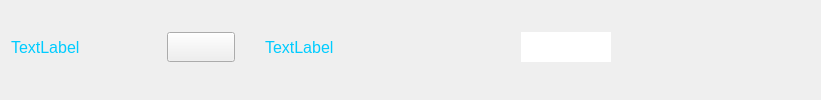
      <widget class="QWidget" name="ScreenSaver" native="true">
       <property name="sizePolicy">
        <sizepolicy hsizetype="Preferred" vsizetype="Preferred">
         <horstretch>0</horstretch>
         <verstretch>0</verstretch>
        </sizepolicy>
       </property>
       <property name="minimumSize">
        <size>
         <width>0</width>
         <height>0</height>
        </size>
       </property>
       <property name="maximumSize">
        <size>
         <width>16777215</width>
         <height>16777215</height>
        </size>
       </property>
       <property name="styleSheet">
        <string notr="true">QWidget#ScreenSaver{
color: rgb(255, 255, 255);
border-bottom:1px solid #01ADDE;
border-right:1px solid #01ADDE;
border-left:1px solid #01ADDE;
border-radius:opx;font:13pt;
}</string>
       </property>
       <layout class="QHBoxLayout" name="horizontalLayout_17">
        <property name="spacing">
         <number>30</number>
        </property>
        <property name="topMargin">
         <number>5</number>
        </property>
        <item>
         <layout class="QHBoxLayout" name="horizontalLayout">
          <property name="spacing">
           <number>6</number>
          </property>
          <item>
           <widget class="QLabel" name="lblScrSaverName">
            <property name="minimumSize">
             <size>
              <width>150</width>
              <height>30</height>
             </size>
            </property>
            <property name="maximumSize">
             <size>
              <width>16777215</width>
              <height>30</height>
             </size>
            </property>
            <property name="font">
             <font>
              <pointsize>12</pointsize>
             </font>
            </property>
            <property name="styleSheet">
             <string notr="true">color: #00CCFF;</string>
            </property>
            <property name="text">
             <string>TextLabel</string>
            </property>
           </widget>
          </item>
          <item>
           <widget class="SwitchButton" name="btnScrSaverEabele">
            <property name="minimumSize">
             <size>
              <width>68</width>
              <height>30</height>
             </size>
            </property>
            <property name="maximumSize">
             <size>
              <width>68</width>
              <height>30</height>
             </size>
            </property>
            <property name="text">
             <string/>
            </property>
           </widget>
          </item>
         </layout>
        </item>
        <item>
         <layout class="QHBoxLayout" name="horizontalLayout_2">
          <property name="spacing">
           <number>6</number>
          </property>
          <item>
           <widget class="QLabel" name="lblTimeName">
            <property name="minimumSize">
             <size>
              <width>250</width>
              <height>30</height>
             </size>
            </property>
            <property name="maximumSize">
             <size>
              <width>16777215</width>
              <height>30</height>
             </size>
            </property>
            <property name="font">
             <font>
              <pointsize>12</pointsize>
             </font>
            </property>
            <property name="styleSheet">
             <string notr="true">color: #00CCFF;</string>
            </property>
            <property name="text">
             <string>TextLabel</string>
            </property>
           </widget>
          </item>
          <item>
           <widget class="QLineEdit" name="lineEditTimeVal">
            <property name="minimumSize">
             <size>
              <width>90</width>
              <height>30</height>
             </size>
            </property>
            <property name="maximumSize">
             <size>
              <width>90</width>
              <height>30</height>
             </size>
            </property>
            <property name="font">
             <font>
              <pointsize>12</pointsize>
             </font>
            </property>
            <property name="styleSheet">
             <string notr="true">color: #00CCFF;
border-image: url(:/image/border2.png);
border-radius:0px;</string>
            </property>
            <property name="alignment">
             <set>Qt::AlignCenter</set>
            </property>
           </widget>
          </item>
         </layout>
        </item>
        <item>
         <spacer name="horizontalSpacer">
          <property name="orientation">
           <enum>Qt::Horizontal</enum>
          </property>
          <property name="sizeType">
           <enum>QSizePolicy::Expanding</enum>
          </property>
          <property name="sizeHint" stdset="0">
           <size>
            <width>199</width>
            <height>20</height>
           </size>
          </property>
         </spacer>
        </item>
       </layout>
      </widget>
